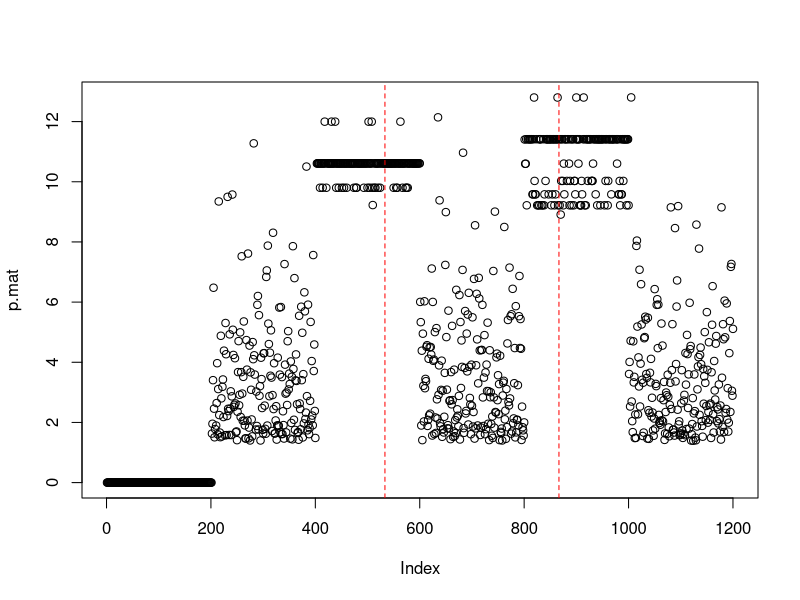

Generate this figure with R: (Note: this script raises an error after producing the figure.)
########################
# Base and active states
# Initial setting
alpha <- 0.05
F <- 'qnorm'
h.u <- qchisq(0.99, 2)
h.l <- qchisq(0.95, 2)
learn.time <- 200
count.limit <- 4

# Generate data
N <- 800
N.test <- N - learn.time
response <- matrix(NA, nrow=N, ncol=1)
response <- rnorm(N, 0, 1)
response[1:learn.time] <- rnorm(learn.time, 0, 1)
response[(learn.time+1):(learn.time+N.test/3)] <- rnorm(N.test/3, 0, 1)
response[(learn.time+N.test/3+1):(learn.time+2*N.test/3)] <- rnorm(N.test/3, 5, 1)
response[(learn.time+2*N.test/3+1):(N)] <- rnorm(N.test/3, 0, 1)
# Generate data
N <- 1200
state.no <- 5
N.test <- N - learn.time
response <- matrix(NA, nrow=N, ncol=1)
response <- rnorm(N, 0, 1)
response[1:learn.time] <- rnorm(learn.time, 0, 1)
response[(learn.time+1):(learn.time+N.test/state.no)] <- rnorm(N.test/state.no, 0, 1)
response[(learn.time+N.test/state.no+1):(learn.time+2*N.test/state.no)] <- rnorm(N.test/state.no, 5, 1)
response[(learn.time+2*N.test/state.no+1):(learn.time+3*N.test/state.no)] <- rnorm(N.test/state.no, 0, 1)
response[(learn.time+3*N.test/state.no+1):(learn.time+4*N.test/state.no)] <- rnorm(N.test/state.no, 5, 1)
response[(learn.time+4*N.test/state.no+1):(N)] <- rnorm(N.test/state.no, 0, 1)


epsilon <- 2/N
gka.summary <- data.frame(matrix(NA, ncol=3, nrow=1))
colnames(gka.summary) <- c('v','g','delta')
s <- 0
p.mat <- matrix(0,ncol=1,nrow=N)
gka.switch <- 0
gka.count.base <- 0
gka.count.act <- 0

for (n in 0:(length(response)-1)){
  if (n >learn.time){
    # Compute p-values
    y <-response[n+1]
    # Find max. index j such that Y_j <= Y
    j <- which(gka.summary[,1] > y)[1] - 1
    if (is.na(j)){
      j <- s
    }
    # What if y is smaller than all entries in gka.summary?

    # Find the approximate index of Y_j in the stream
    if (j != 0){
      i_j.max <- sum(gka.summary[1:j,2]) + gka.summary[j,3]
      i_j.hat <- i_j.max
    }
    else {
      i_j.hat <- 0
    }
    
    # p-value
    # n.base = sample size based on the baseline distribution
    n.base <- sum(gka.summary[,2])
    p.val <- min(1 - i_j.hat/n.base, i_j.hat/n.base)
    p.mat[(n+1),] <- -2*log(p.val)#p.val
  
    # Identify if a change in state has occurred
    if (p.mat[(n+1),] > h.u && gka.switch == 0){
      gka.count.base <- gka.count.base + 1
      gka.count.act <- 0
 
      if (gka.count.base == count.limit){
        start.time <- n+1-count.limit
        gka.switch <- 1
        gka.count.base <- 0
        print(paste('Started:', start.time))
      }
    }
    else if (p.mat[(n+1),] < h.l && gka.switch == 1){
      gka.count.act <- gka.count.act + 1
      gka.count.base <- 0
      if (gka.count.act == count.limit){
        end.time <- n+1-count.limit
        gka.switch <- 0
        gka.count.act <- 0
        print(paste('Ended:', end.time))
      }
    }
    else {
      gka.count.base <- 0
      gka.count.act <- 0
    }
  }
  
  if (gka.switch == 0){
    v <- response[n+1]
    # Fill in the first 1 iteration
    if (n == 0){
      gka.summary[1,] <- c(v,1,0)
      # Update size of summary
      s <- nrow(gka.summary)
    }
    else{
      
      if (n %% (1/(2*epsilon)) == 0){
        
        i = s - 1
        while (i >= 2){
          
          j = i-1
          delta.i <- gka.summary[i,3]
          g.sum <- sum(gka.summary[j:i,2])
          v <- gka.summary[i,1]
          
          while (j >= 2 && ((g.sum + delta.i) < 2*epsilon*n)){
            j <- j - 1
            g.sum <- g.sum + gka.summary[j,2]
          }
          
          # Tune one index up
          j <- j + 1
          
          # DELETE phase
          if (j < i){
            # Merge tuples from j to i
            gka.summary <- gka.summary[-((j+1):i),]
            gka.summary[j,] <- data.frame('v'=v, 'g'=g.sum-gka.summary[(j-1),2], 'delta'=delta.i)
          }
          
          # Continue from the largest integer smaller than j
          i <- j - 1
          # Update size of the summary
          s <- nrow(gka.summary)
        }
      }
      
      
      # INSERT phase
      v.0 <- gka.summary[1,1]
      v.s_1 <- gka.summary[s,1]
      
      # Extreme cases
      tuple.new <- data.frame('v'=NA, 'g'=NA, 'delta'=NA)
      if ( v < v.0 ){
        delta <- 0
        new.position <- 0
        gka.summary <- rbind(tuple.new, gka.summary)
      }
      else if ( v > v.s_1 ){
        delta <- 0
        new.position <- s
        gka.summary <- rbind(gka.summary, tuple.new)
      }
      else{
        # Find appropriate index i
        new.position <- which( v < gka.summary[,1] )[1] - 1
        delta <- gka.summary[new.position,2] + gka.summary[new.position,3] - 1
        gka.summary <- rbind(gka.summary, tuple.new)
        gka.summary[(new.position+2):(s+1), ] <- gka.summary[(new.position+1):s, ]
      }
      
      # Insert new tuple
      tuple.new <- data.frame('v'=v, 'g'=1, 'delta'=delta)
      gka.summary[(new.position+1),] <- tuple.new
      # Update size of summary
      s <- s + 1
    }
  }
}
plot(p.mat)
abline(v=(learn.time+N.test/3), col='red', lty=2)
abline(v=(learn.time+2*N.test/3), col='red', lty=2)


#########################################
#########################################
# Performance analysis
# Time needed: 8mins
L <- 600
time.mat <- matrix(0,nrow=2, ncol=L)
for (l in 1:L){
  # Generate data
  learn.time <- 100
  
  # N <- 850
  # N.test <- N - learn.time
  # response <- matrix(NA, nrow=N, ncol=1)
  # response <- rnorm(N, 0, 1)
  # response[1:learn.time] <- rnorm(learn.time, 0, 1)
  # response[(learn.time+1):(learn.time+N.test/3)] <- rnorm(N.test/3, 0, 1)
  # response[(learn.time+N.test/3+1):(learn.time+2*N.test/3)] <- rnorm(N.test/3, 5, 1)
  # response[(learn.time+2*N.test/3+1):(N)] <- rnorm(N.test/3, 0, 1)
  # 
  N <- 850
  learn.time <- 100
  transit.time <- 100
  N.test <- N - learn.time
  response <- matrix(NA, nrow=N, ncol=1)
  response <- rnorm(N, 0, 1)
  response[1:learn.time] <- rnorm(learn.time, 0, 1)
  response[(learn.time+1):(learn.time+N.test/3)] <- rnorm(N.test/3, 0, 1)
  response[(learn.time+N.test/3+1):(learn.time-transit.time+2*N.test/3)] <- rnorm((N.test/3-transit.time), 10, 1)
  for (i in (learn.time-transit.time+2*N.test/3+1):(learn.time+2*N.test/3)){
    response[i] <- rnorm(1, (-0.1*i+60), 1)
  }
  response[(learn.time+2*N.test/3+1):(N)] <- rnorm(N.test/3, 0, 1)
  
  # Initial setting
  h.u <- qchisq(0.99, 2)
  h.l <- qchisq(0.95, 2)
  count.limit <- 3
  phase.no <- 2
  
  epsilon <- 2/N
  gka.summary <- data.frame(matrix(NA, ncol=3, nrow=1))
  colnames(gka.summary) <- c('v','g','delta')
  gka.summary.total <- list()
  for (i in 1:phase.no){
    gka.summary.total[[i]] <- gka.summary
  }
  s <- 0
  n.mat <- matrix(0,ncol=phase.no,nrow=1)
  p.mat <- matrix(0,ncol=1,nrow=N)
  gka.switch <- 0
  gka.count <- matrix(0,ncol=phase.no,nrow=1)
  sum.index <- 1
  
  
  for (n in 0:(length(response)-1)){
    if (n >learn.time){
      # Compute p-values
      y <-response[n+1]
      gka.summary <- gka.summary.total[[1]]
      prob.hat <- gka.p(y, gka.summary)
      p.val <- min(1 - prob.hat, prob.hat)
      p.mat[(n+1),] <- -2*log(p.val)
  
      # Identify if a change in state has occurred
      if (p.mat[(n+1),] > h.u && gka.switch == 0){
        gka.count[1] <- gka.count[1] + 1
        gka.count[-1] <- 0
        if (gka.count[1] == count.limit){
          start.time <- n+1-count.limit
          time.mat[1,l] <- start.time
          gka.switch <- 1
          gka.count[1] <- 0
          # print(paste('Started:', start.time))
          sum.index <- 2
        }
      }
      else if (p.mat[(n+1),] < h.l && gka.switch == 1){
        gka.count[2] <- gka.count[2] + 1
        gka.count[-2] <- 0
        if (gka.count[2] == count.limit){
          end.time <- n+1-count.limit
          time.mat[2,l] <- end.time
          gka.switch <- 0
          gka.count[2] <- 0
          # print(paste('Ended:', end.time))
          sum.index <- 1
        }
      }
      else {
        gka.count[,] <- 0
      }
    }
    
    # if (gka.switch == 0){
    if (TRUE){
      v <- response[n+1]
      gka.summary <- gka.summary.total[[sum.index]]
      # Fill in the first 1 iteration
      if (n.mat[sum.index] == 0){
        gka.summary[1,] <- c(v,1,0)
        # Update size of summary
        s <- nrow(gka.summary)
      }
      else{
        s <- nrow(gka.summary)
        if (n.mat[sum.index] %% (1/(2*epsilon)) == 0){
          
          i = s - 1
          while (i >= 2){
            
            j = i-1
            delta.i <- gka.summary[i,3]
            g.sum <- sum(gka.summary[j:i,2])
            v <- gka.summary[i,1]
            
            while (j >= 2 && ((g.sum + delta.i) < 2*epsilon*n)){
              j <- j - 1
              g.sum <- g.sum + gka.summary[j,2]
            }
            
            # Tune one index up
            j <- j + 1
            
            # DELETE phase
            if (j < i){
              # Merge tuples from j to i
              gka.summary <- gka.summary[-((j+1):i),]
              gka.summary[j,] <- data.frame('v'=v, 'g'=g.sum-gka.summary[(j-1),2], 'delta'=delta.i)
            }
            
            # Continue from the largest integer smaller than j
            i <- j - 1
            # Update size of the summary
            s <- nrow(gka.summary)
          }
        }
        
        # INSERT phase
        gka.summary <- gka.insert(v, gka.summary)
        # Update size of summary
        s <- nrow(gka.summary)
      }
      
      # Update the no. of current data
      n.mat[sum.index] <- n.mat[sum.index] + 1
      # Update the current summary
      gka.summary.total[[sum.index]] <- gka.summary
    }
  }
  
}


###############
h2.duration<-hist(time.mat2[2,]-time.mat2[1,])
h2.duration$density <- h2.duration$counts/N
h1.duration<-hist(time.mat1[2,]-time.mat1[1,])
h1.duration$density <- h1.duration$counts/N
h3.duration<-hist(time.mat3[2,]-time.mat3[1,])
h3.duration$density <- h3.duration$counts/N
h2<-hist(time.mat2)
h1<-hist(time.mat1)
h3<-hist(time.mat3)

par(mfrow=c(2,3)) 
plot(h2.duration,freq=FALSE,
     main=expression(paste('Density of estimated duration of active state. ', Delta,tau,'=250')),
     xlab='Time length',
     ylab='Density',xlim=c(245,270)
     )

plot(h1.duration,freq=FALSE,
     main=expression(paste('Density of estimated duration of active state. ', Delta,tau,'=250')),
     xlab='Time length',
     ylab='Density'#,xlim=c(245,265)
     )

plot(h3.duration,freq=FALSE,
     main=expression(paste('Density of estimated duration of active state. ', Delta,tau,'=250.','Continuous change.')),
     xlab='Time length',
     ylab='Density'
     )

plot(h2,freq=FALSE,
     main=expression(paste('Estimated change points. ', mu[0],'=0',mu[1],'=5')),
     xlab='Time',
     ylab='Density')

plot(h1,freq=FALSE,
     main=expression(paste('Estimated change points. ', mu[0],'=0',mu[1],'=10')),
     xlab='Time',
     ylab='Density')

plot(h3,freq=FALSE,
     main=expression(paste('Estimated change points. ', mu[0],'=0',mu[1],'=10.', 'Continuous change.')),
     xlab='Time',
     ylab='Density')




